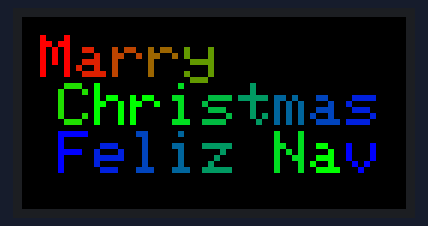
Bench run of a sketch on a simulated Arduino Uno, built with avr-gcc and run on an emulated ATmega328P. Parts: 64×32 colour display.

Above: at 1.1 s.

The sketch:

test0.ino
```cpp
#include <Adafruit_GFX.h> // Core graphics library
#include <RGBmatrixPanel.h> // Hardware-specific library

#define CLK 11
#define OE 9
#define LAT 10
#define A A0
#define B A1
#define C A2
#define D A3
RGBmatrixPanel matrix(A, B, C, D, CLK, LAT, OE, false, 64);

void setup()
{
delay(1000);
matrix.begin();

}

void loop()
{
matrix.fillScreen(0);


// draw some text!
matrix.setTextSize(1); // size 1 == 8 pixels high
matrix.setTextWrap(false); // Don't wrap at end of line - will do ourselves
matrix.setCursor(3, 3); // start at top left, with 3 pixel of spacing
uint8_t w = 0;
char *str = "Marry Christmas Feliz Navidad";

for (w=0; w<5; w++)
{
matrix.setTextColor(Wheel(w));
matrix.print(str[w]);
}

matrix.setCursor(0, 11); // next line
for (w=5; w<15; w++)
{
matrix.setTextColor(Wheel(w));
matrix.print(str[w]);
}

matrix.setCursor(0, 19); // next line
for (w=15; w<25; w++)
{
matrix.setTextColor(Wheel(w));
matrix.print(str[w]);
}

delay(100000000);
}
// Input a value 0 to 24 to get a color value.
// The colours are a transition r - g - b - back to r.
uint16_t Wheel(byte WheelPos) {
if(WheelPos < 8) {
return matrix.Color333(7 - WheelPos, WheelPos, 0);
} else if(WheelPos < 16) {
WheelPos -= 8;
return matrix.Color333(0, 7-WheelPos, WheelPos);
} else {
WheelPos -= 16;
return matrix.Color333(0, WheelPos, 7 - WheelPos);
}
}
```
